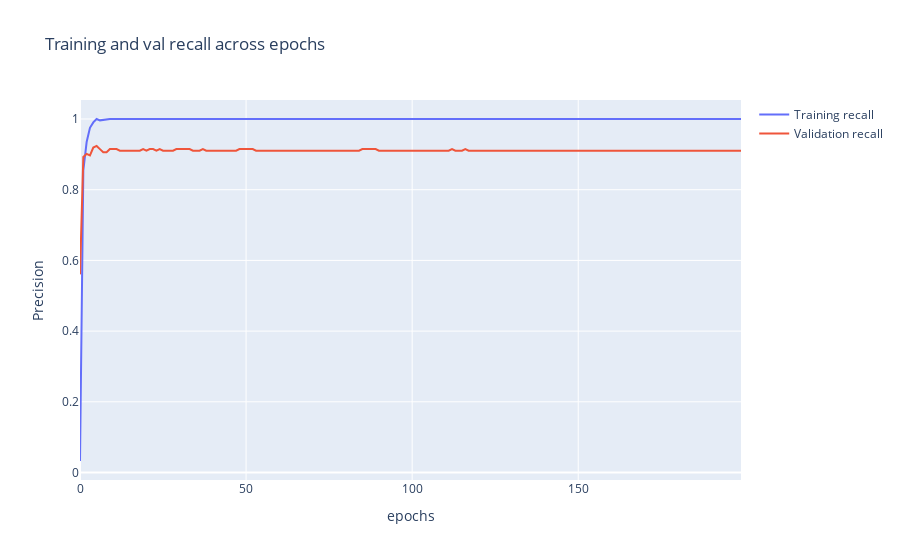

Source (notebook cell):
### Code cell
fig = go.Figure(data=[
                      go.Scatter(
                          y=history.history["recall"],
                          name="Training recall",
                          mode="lines",
                      ),
                      go.Scatter(
                          y=history.history["val_recall"],
                          name="Validation recall",
                          mode="lines",
                      )
])
fig.update_layout(
    title='Training and val recall across epochs',
    xaxis_title='epochs',
    yaxis_title='Precision'    
)
fig.show()

### Figure 1 — Plotly figure (JSON) as saved in the notebook; plotly's stock layout.template omitted (floating-point values rounded to 4 significant figures; data arrays with more than 128 entries replaced by an {"elided": "..."} marker saying what was removed)
{"data": [{"mode": "lines", "name": "Training recall", "type": "scatter", "y": {"elided": "200 float values"}}, {"mode": "lines", "name": "Validation recall", "type": "scatter", "y": {"elided": "200 float values"}}], "layout": {"title": {"text": "Training and val recall across epochs"}, "xaxis": {"title": {"text": "epochs"}}, "yaxis": {"title": {"text": "Precision"}}}}
